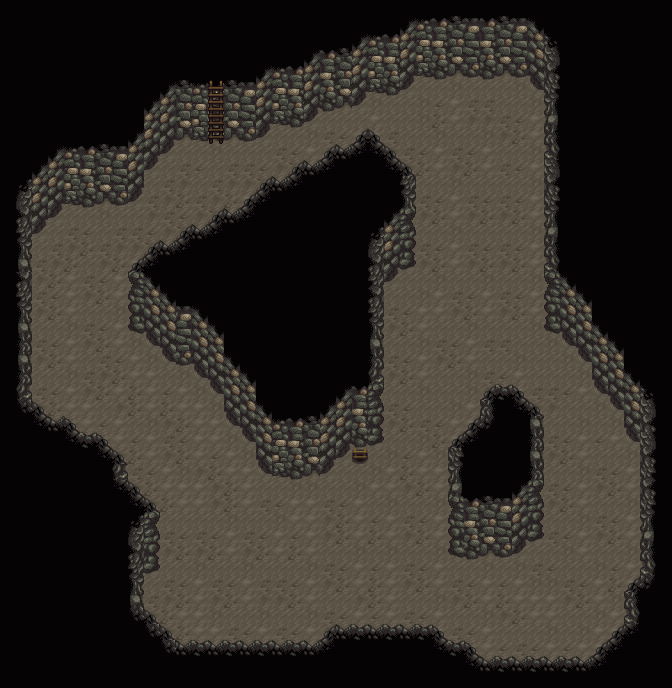

A level layout from a 2D game, rendered from its tile map. Below: a short description, then the map file with tile-grid data replaced by summaries:
An orthogonal 42x43 tile map with 16x16 px tiles, 3 tile layers (Back, Buildings, Front).

<map version="1.10" tiledversion="1.11.2" orientation="orthogonal" renderorder="right-down" width="42" height="43" tilewidth="16" tileheight="16" infinite="0" nextlayerid="9" nextobjectid="1">
 <tileset firstgid="1" name="mine_quarryshaft" tilewidth="16" tileheight="16" tilecount="288" columns="16">
  <image source="Mines/mine_quarryshaft.png" width="256" height="288" />
  <tile id="137">
   <properties>
    <property name="Type" value="Stone" />
   </properties>
  </tile>
  <tile id="138">
   <properties>
    <property name="Type" value="Stone" />
   </properties>
  </tile>
  <tile id="139">
   <properties>
    <property name="Type" value="Stone" />
   </properties>
  </tile>
  <tile id="153">
   <properties>
    <property name="Type" value="Stone" />
   </properties>
  </tile>
  <tile id="154">
   <properties>
    <property name="Type" value="Stone" />
   </properties>
  </tile>
  <tile id="155">
   <properties>
    <property name="Type" value="Stone" />
   </properties>
  </tile>
  <tile id="169">
   <properties>
    <property name="Type" value="Stone" />
   </properties>
  </tile>
  <tile id="170">
   <properties>
    <property name="Type" value="Stone" />
   </properties>
  </tile>
  <tile id="171">
   <properties>
    <property name="Type" value="Stone" />
   </properties>
  </tile>
 </tileset>
 <layer id="8" name="Back" width="42" height="43">
  <data>[1806 cells, 943 non-empty, 10 distinct tile ids]</data>
 </layer>
 <layer id="3" name="Buildings" width="42" height="43">
  <data>[1806 cells, 1062 non-empty, 60 distinct tile ids]</data>
 </layer>
 <layer id="4" name="Front" width="42" height="43">
  <data>[1806 cells, 63 non-empty, 4 distinct tile ids]</data>
 </layer>
 <objectgroup id="5" name="Back" />
 <objectgroup id="6" name="Buildings" />
 <objectgroup id="7" name="Front" />
</map>
